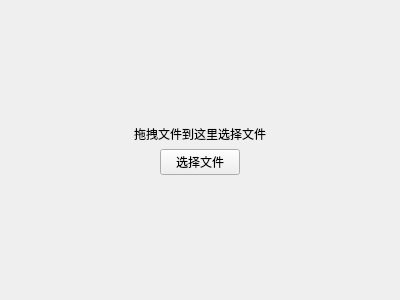
<?xml version="1.0" encoding="UTF-8"?>
<ui version="4.0">
 <class>FileSelect</class>
 <widget class="QWidget" name="FileSelect">
  <property name="geometry">
   <rect>
    <x>0</x>
    <y>0</y>
    <width>400</width>
    <height>300</height>
   </rect>
  </property>
  <property name="windowTitle">
   <string>文件选择</string>
  </property>
  <property name="windowIcon">
   <iconset resource="icon.qrc">
    <normaloff>:/icon/file.png</normaloff>:/icon/file.png</iconset>
  </property>
  <property name="styleSheet">
   <string notr="true"/>
  </property>
  <layout class="QVBoxLayout" name="verticalLayout_2">
   <item>
    <spacer name="verticalSpacer">
     <property name="orientation">
      <enum>Qt::Vertical</enum>
     </property>
     <property name="sizeHint" stdset="0">
      <size>
       <width>20</width>
       <height>40</height>
      </size>
     </property>
    </spacer>
   </item>
   <item>
    <widget class="QLabel" name="filenameLabel">
     <property name="text">
      <string>拖拽文件到这里选择文件</string>
     </property>
     <property name="alignment">
      <set>Qt::AlignCenter</set>
     </property>
    </widget>
   </item>
   <item>
    <layout class="QHBoxLayout" name="horizontalLayout">
     <item>
      <spacer name="horizontalSpacer">
       <property name="orientation">
        <enum>Qt::Horizontal</enum>
       </property>
       <property name="sizeHint" stdset="0">
        <size>
         <width>40</width>
         <height>20</height>
        </size>
       </property>
      </spacer>
     </item>
     <item>
      <widget class="QPushButton" name="fileSelectBtn">
       <property name="text">
        <string>选择文件</string>
       </property>
       <property name="icon">
        <iconset resource="icon.qrc">
         <normaloff>:/icon/file.png</normaloff>:/icon/file.png</iconset>
       </property>
      </widget>
     </item>
     <item>
      <spacer name="horizontalSpacer_2">
       <property name="orientation">
        <enum>Qt::Horizontal</enum>
       </property>
       <property name="sizeHint" stdset="0">
        <size>
         <width>40</width>
         <height>20</height>
        </size>
       </property>
      </spacer>
     </item>
    </layout>
   </item>
   <item>
    <spacer name="verticalSpacer_2">
     <property name="orientation">
      <enum>Qt::Vertical</enum>
     </property>
     <property name="sizeHint" stdset="0">
      <size>
       <width>20</width>
       <height>40</height>
      </size>
     </property>
    </spacer>
   </item>
  </layout>
 </widget>
 <resources>
  <include location="icon.qrc"/>
 </resources>
 <connections/>
</ui>
